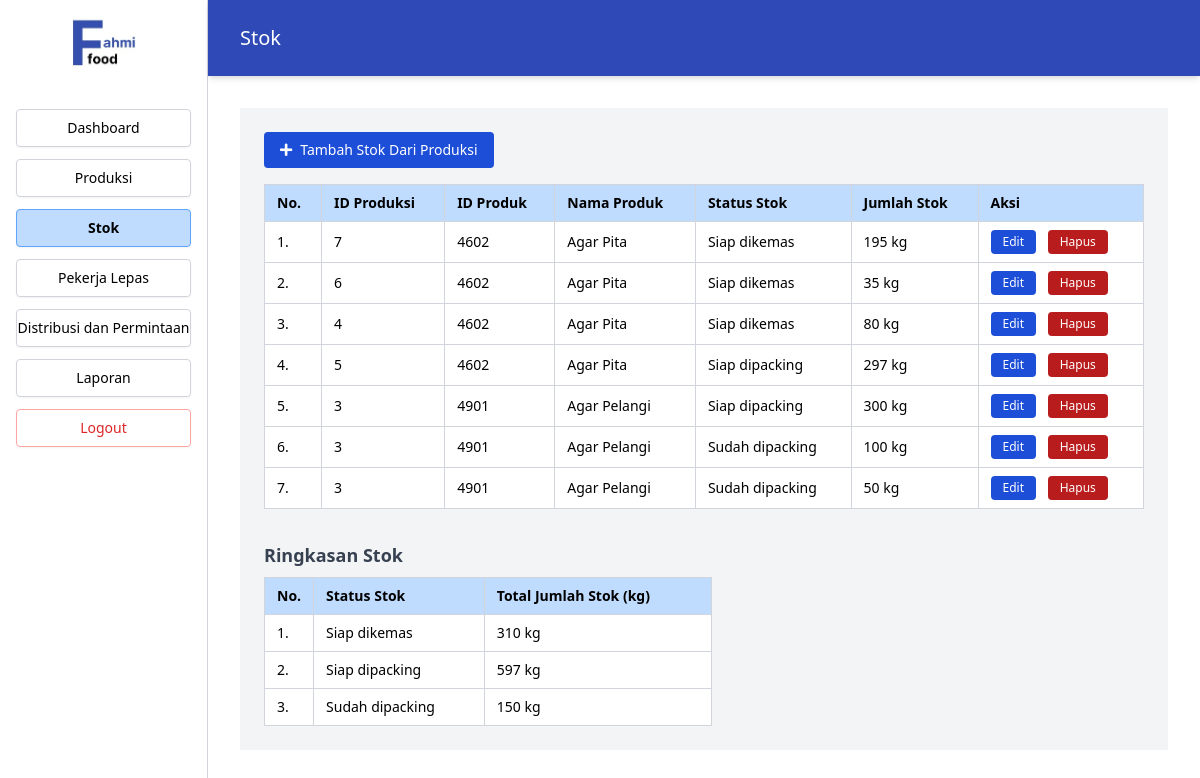
The page /Index.php?page=stok (signed in) on the database its author committed.
### tables this page shows
CREATE TABLE `stok` (
  `id_stok` int(11) NOT NULL,
  `id_produk` int(11) NOT NULL,
  `id_produksi` int(11) DEFAULT NULL,
  `jumlah_stok` int(11) DEFAULT NULL,
  `sisa_stok` int(11) DEFAULT NULL,
  `status_stok` varchar(50) DEFAULT NULL,
  `jumlah_reject` int(11) DEFAULT NULL
);

CREATE TABLE `produk` (
  `id_produk` int(11) NOT NULL,
  `nama_produk` varchar(100) NOT NULL
);

### src/Stok.php (the view, shortened to what this page needs)
<?php
include 'koneksi.php';
$sql_stok = "SELECT s.id_stok, s.id_produk, s.id_produksi, p.nama_produk, s.status_stok, s.jumlah_stok
             FROM stok s
             JOIN produk p ON s.id_produk = p.id_produk
             ORDER BY s.id_stok DESC";
$stok_list = $pdo->query($sql_stok)->fetchAll(PDO::FETCH_ASSOC);
$stok_summary = $pdo->query("SELECT status_stok, SUM(jumlah_stok) as total_jumlah
                             FROM stok
                             GROUP BY status_stok")->fetchAll(PDO::FETCH_ASSOC);
?>
<main class="flex-1 bg-gray-100">
  <section class="p-6 overflow-x-auto">
    <button id="btnTambahStok" class="mb-4 inline-flex items-center gap-2 bg-blue-700 text-white text-sm font-normal px-4 py-2 rounded" type="button">
      <i class="fas fa-plus"></i> Tambah Stok Dari Produksi
    </button>
    <table class="w-full border border-gray-300 text-sm bg-white">
      <thead class="bg-blue-200 sticky top-0 z-10">
        <tr class="text-black text-left">
          <th class="border border-gray-300 px-3 py-2">No.</th>
          <th class="border border-gray-300 px-3 py-2">ID Produksi</th>
          <th class="border border-gray-300 px-3 py-2">ID Produk</th>
          <th class="border border-gray-300 px-3 py-2">Nama Produk</th>
          <th class="border border-gray-300 px-3 py-2">Status Stok</th>
          <th class="border border-gray-300 px-3 py-2">Jumlah Stok</th>
          <th class="border border-gray-300 px-3 py-2">Aksi</th>
        </tr>
      </thead>
      <tbody class="text-left">
        <?php if (empty($stok_list)): ?>
          <tr>
            <td colspan="7" class="border border-gray-300 px-3 py-4 text-center text-gray-500">
              Belum ada data stok.
            </td>
          </tr>
        <?php else: ?>
          <?php foreach ($stok_list as $index => $item): ?>
            <tr>
              <td class="border border-gray-300 px-3 py-2"><?php echo $index + 1; ?>.</td>
              <td class="border border-gray-300 px-3 py-2"><?php echo htmlspecialchars($item['id_produksi']); ?></td>
              <td class="border border-gray-300 px-3 py-2"><?php echo htmlspecialchars($item['id_produk']); ?></td>
              <td class="border border-gray-300 px-3 py-2"><?php echo htmlspecialchars($item['nama_produk']); ?></td>
              <td class="border border-gray-300 px-3 py-2"><?php echo htmlspecialchars($item['status_stok']); ?></td>
              <td class="border border-gray-300 px-3 py-2"><?php echo htmlspecialchars($item['jumlah_stok']); ?> kg</td>
              <td class="border border-gray-300 px-3 py-2 space-x-2">
                <button class="btnEdit bg-blue-700 text-white text-xs px-3 py-1 rounded"
                  data-id-stok="<?php echo $item['id_stok']; ?>"
                  data-id-produk="<?php echo $item['id_produk']; ?>"
                  data-id-produksi="<?php echo $item['id_produksi']; ?>"
                  data-nama-produk="<?php echo htmlspecialchars($item['nama_produk']); ?>"
                  data-status="<?php echo htmlspecialchars($item['status_stok']); ?>"
                  data-jumlah_stok="<?php echo $item['jumlah_stok']; ?>">Edit</button>
                <button class="btnHapus bg-red-700 text-white text-xs px-3 py-1 rounded"
                  data-id-stok="<?php echo $item['id_stok']; ?>">Hapus</button>
              </td>
            </tr>
          <?php endforeach; ?>
        <?php endif; ?>
      </tbody>
    </table>
    <div class="mt-8">
      <h3 class="text-lg font-semibold mb-2 text-gray-700">Ringkasan Stok</h3>
      <table class="w-full max-w-md border border-gray-300 text-sm bg-white">
        <thead class="bg-blue-200 sticky top-0 z-10">
          <tr class="text-black text-left">
            <th class="border border-gray-300 px-3 py-2 w-12">No.</th>
            <th class="border border-gray-300 px-3 py-2">Status Stok</th>
            <th class="border border-gray-300 px-3 py-2">Total Jumlah Stok (kg)</th>
          </tr>
        </thead>
        <tbody class="text-left">
          <?php if (empty($stok_summary)): ?>
            <tr>
              <td colspan="3" class="border border-gray-300 px-3 py-4 text-center text-gray-500">Data ringkasan kosong.</td>
            </tr>
          <?php else: ?>
            <?php foreach ($stok_summary as $index => $summary): ?>
              <tr>
                <td class="border border-gray-300 px-3 py-2"><?php echo $index + 1; ?>.</td>
                <td class="border border-gray-300 px-3 py-2"><?php echo htmlspecialchars($summary['status_stok']); ?></td>
                <td class="border border-gray-300 px-3 py-2"><?php echo htmlspecialchars($summary['total_jumlah']); ?> kg</td>
              </tr>
            <?php endforeach; ?>
          <?php endif; ?>
        </tbody>
      </table>
    </div>
  </section>
</main>

### rows shown on the page
stok: id_produksi "7", id_produk "4602", id_produk.nama_produk "Agar Pita", status_stok "Siap dikemas", jumlah_stok "195"
stok: id_produksi "6", id_produk "4602", id_produk.nama_produk "Agar Pita", status_stok "Siap dikemas", jumlah_stok "35"
stok: id_produksi "4", id_produk "4602", id_produk.nama_produk "Agar Pita", status_stok "Siap dikemas", jumlah_stok "80"
stok: id_produksi "5", id_produk "4602", id_produk.nama_produk "Agar Pita", status_stok "Siap dipacking", jumlah_stok "297"
stok: id_produksi "3", id_produk "4901", id_produk.nama_produk "Agar Pelangi", status_stok "Siap dipacking", jumlah_stok "300"
stok: id_produksi "3", id_produk "4901", id_produk.nama_produk "Agar Pelangi", status_stok "Sudah dipacking", jumlah_stok "100"
stok: id_produksi "3", id_produk "4901", id_produk.nama_produk "Agar Pelangi", status_stok "Sudah dipacking", jumlah_stok "50"

### other values the page prints
$label "Dashboard"
$label "Produksi"
$label "Stok"
$label "Pekerja Lepas"
$label "Distribusi dan Permintaan"
$label "Laporan"
$page "Stok"
$summary['status_stok'] "Siap dikemas"
$summary['total_jumlah'] "310"
$summary['status_stok'] "Siap dipacking"
$summary['total_jumlah'] "597"
$summary['status_stok'] "Sudah dipacking"
$summary['total_jumlah'] "150"
